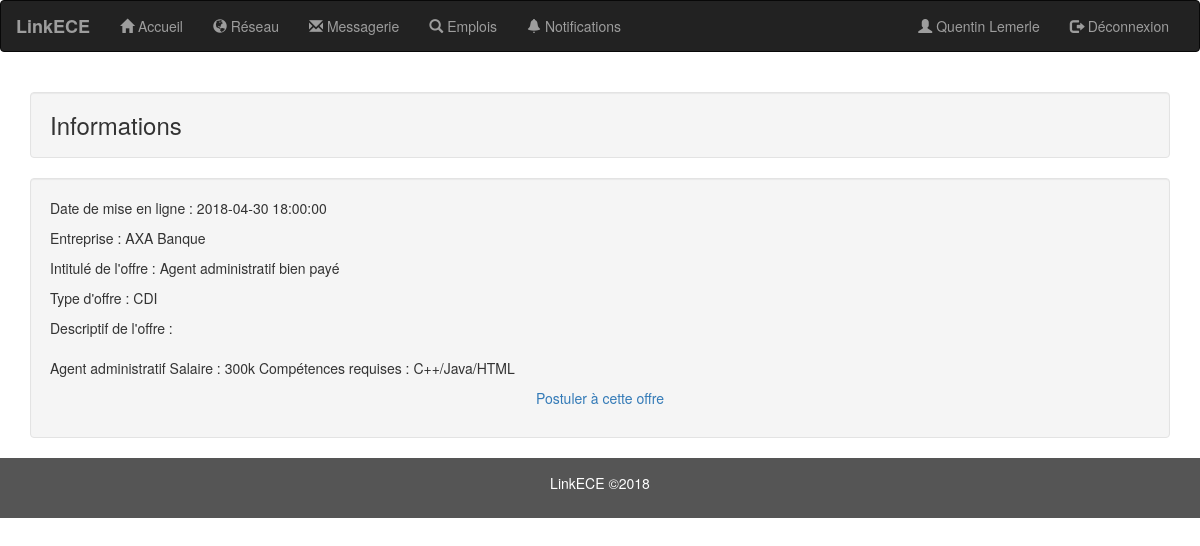
The app's page /viewemploi.php?id_emploi=1 (signed in) with its own data.
### tables this page shows
CREATE TABLE IF NOT EXISTS `emploi` (
  `id_emploi` int(10) NOT NULL AUTO_INCREMENT,
  `date_emploi` datetime NOT NULL DEFAULT CURRENT_TIMESTAMP,
  `entreprise` varchar(255) NOT NULL,
  `type_offre` varchar(255) NOT NULL,
  `descriptif_emploi` text NOT NULL,
  `intitule_offre` varchar(255) NOT NULL,
  `disponibilite` tinyint(1) NOT NULL,
  PRIMARY KEY (`id_emploi`)
);

### viewemploi.php (the view, shortened to what this page needs)
<?php
include('connect.php');
if ( $_SESSION['logged_in'] != 1 ) {
    $_SESSION['message'] = "Vous devez vous connecter!";
    header("location: login-system/error.php");
}
else{
    $nom = $_SESSION['nom'];
    $prenom = $_SESSION['prenom'];
    if(isset($_GET['id_emploi']))
    {
        $idviewed = $_GET['id_emploi'];
        $emploi = mysqli_query($con, "SELECT * FROM `emploi` WHERE id_emploi='$idviewed'");
                $emploi_viewed = mysqli_fetch_assoc($emploi);
                $emploi_viewed_date= $emploi_viewed['date_emploi'];
                $emploi_viewed_entreprise= $emploi_viewed['entreprise'];
                $emploi_viewed_type_offre= $emploi_viewed['type_offre'];
                $emploi_viewed_descriptif= $emploi_viewed['descriptif_emploi'];
                $emploi_viewed_intitule= $emploi_viewed['intitule_offre'];
    }
}
?>
<!DOCTYPE html>
<html>
    <head>
        <link rel="stylesheet" href="https://maxcdn.bootstrapcdn.com/bootstrap/3.3.7/css/bootstrap.min.css">
    </head>
    <body>
        <nav class="navbar navbar-inverse">
            <div class="container-fluid">
                <div class="navbar-header">
                    <a class="navbar-brand" href="accueil.php">LinkECE</a>
                </div>
                <div class="collapse navbar-collapse" id="myNavbar">
                    <ul class="nav navbar-nav">
                        <li><a href="accueil.php"><span class="glyphicon glyphicon-home"></span> Accueil</a></li>
                        <li><a href="reseau.php"><span class="glyphicon glyphicon-globe"></span> Réseau</a></li>
                        <li><a href="chat/message.php"><span class="glyphicon glyphicon-envelope"></span> Messagerie</a></li>
                        <li><a href="emplois.php"><span class="glyphicon glyphicon-search"></span> Emplois</a></li>
                        <li><a href="notifications.php"><span class="glyphicon glyphicon-bell"></span> Notifications</a></li>
                    </ul>
                    <ul class="nav navbar-nav navbar-right">
                        <li><a href="profil.php"><span class="glyphicon glyphicon-user"></span> <?= $prenom.' '.$nom ?> </a></li>
                        <li><a href="login-system/logout.php"><span class="glyphicon glyphicon-log-out"></span> Déconnexion</a></li>
                    </ul>
                </div>
            </div>
        </nav>
        <div class="container text-center">
            <div class="row">
                <div class="col-sm-12">
                            <h3 class="well"> Informations</h3>
                            <div class="well">
                            <div class="infos">
                                <p>  Date de mise en ligne : <?= $emploi_viewed_date ?></p>
                                <p>  Entreprise : <?= $emploi_viewed_entreprise ?></p>
                                <p>  Intitulé de l'offre : <?= $emploi_viewed_intitule ?></p>
                                <p>  Type d'offre : <?= $emploi_viewed_type_offre ?></p>
                                <p>  Descriptif de l'offre : <br/><br/> <?= $emploi_viewed_descriptif ?></p>
                                <p style="text-align: center;">  <a href="mailto:<?= 'recrutement@gmail.com' ?>">Postuler à cette offre</a></p>
                            </div>
                            </div>
                </div>
            </div>
        </div>
        <footer class="container-fluid text-center">
            <p>LinkECE &copy;2018</p>
        </footer>
    </body>
</html>

### viewemploi.php (style rules this page uses)
footer { background-color: #555; color: white; padding: 15px; }
.infos { text-align: left; }
h3 { text-align: left; }
.navbar-brand { font-weight: bold; }

### records on screen
emploi: date_emploi "2018-04-30 18:00:00", entreprise "AXA Banque", intitule_offre "Agent administratif bien payé", type_offre "CDI", descriptif_emploi "Agent administratif Salaire : 300k Compétences requises : C++/Java/HTML"

### other values on screen
$prenom "Quentin"
$nom "Lemerle"
